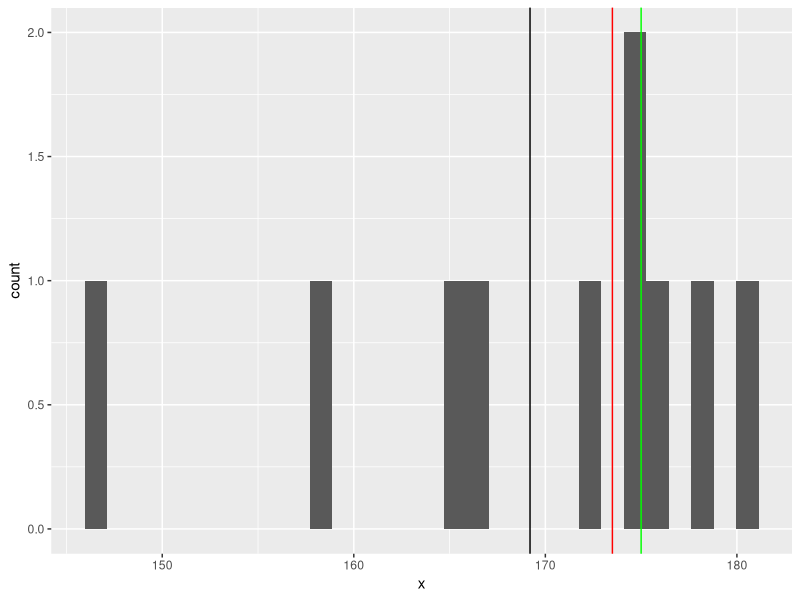
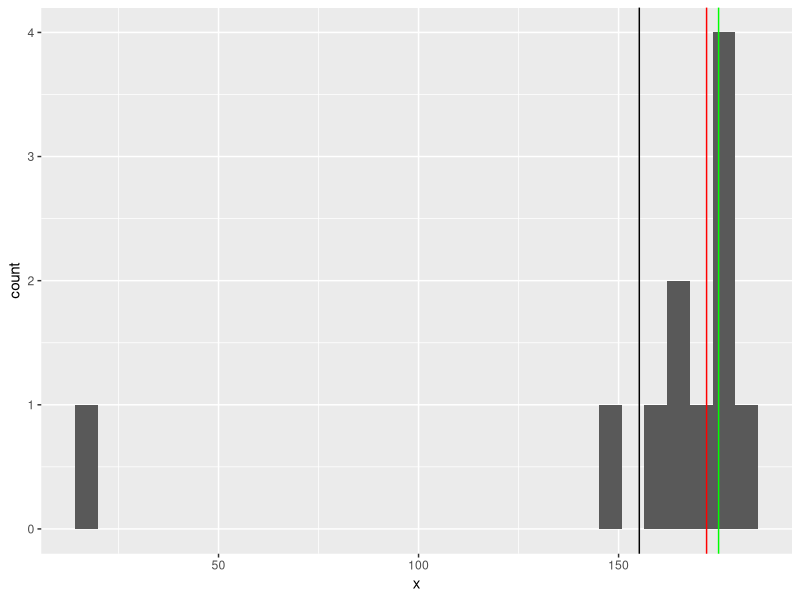
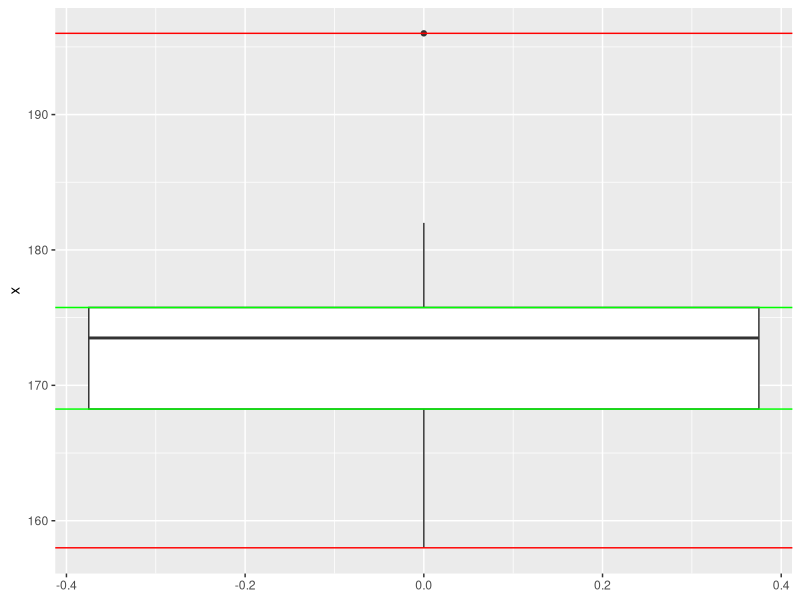
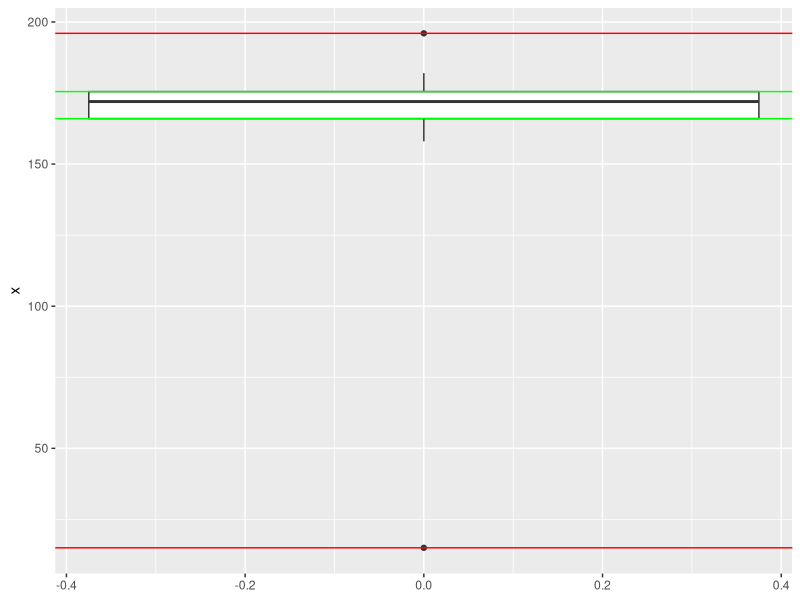
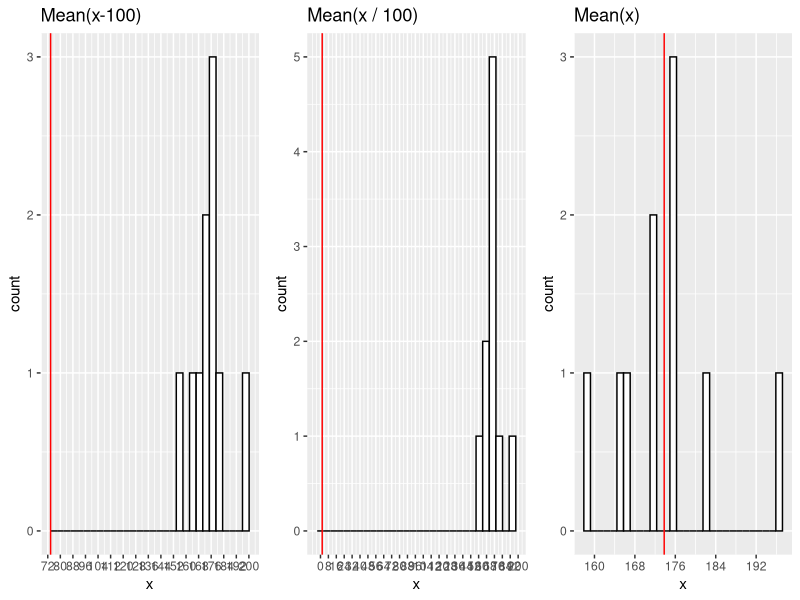
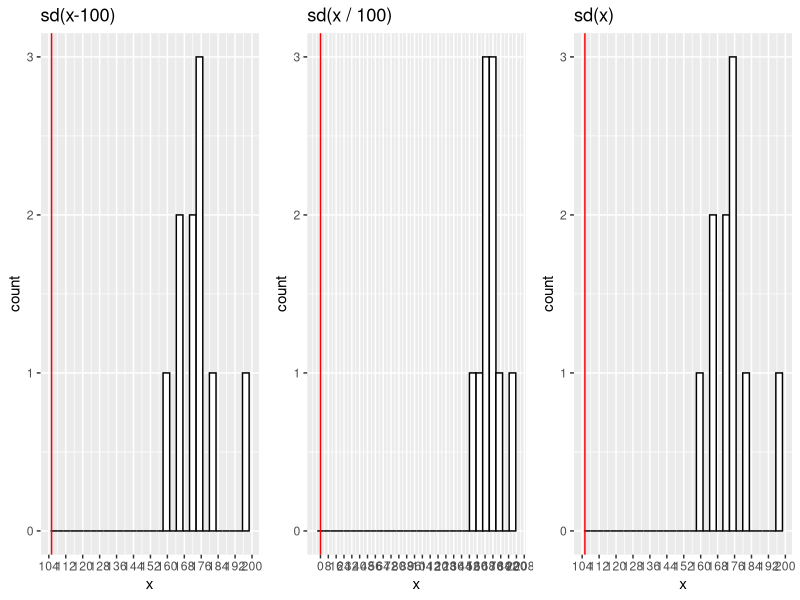
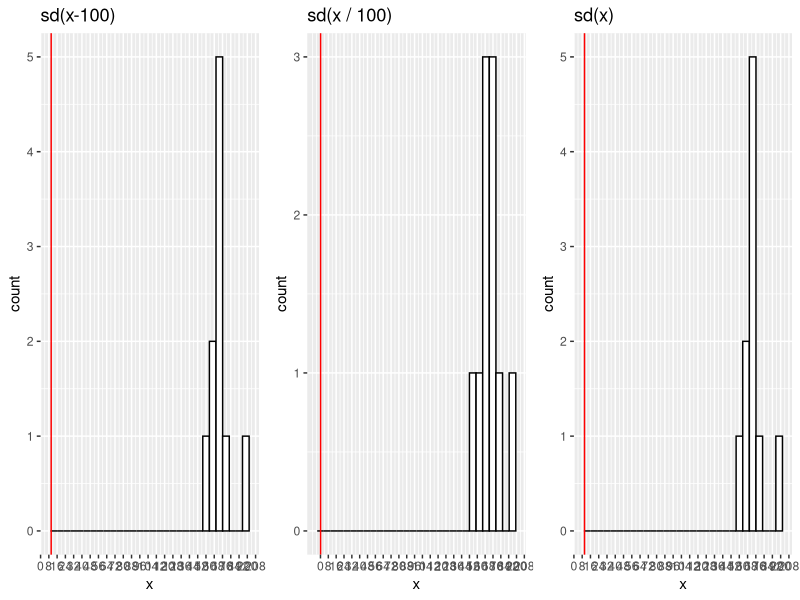

Write the R code that produced these figures, in order. (Note: this script raises an error after producing the figures.)
## ---- chunk 1
knitr::opts_chunk$set(echo = TRUE)
## ---- chunk 2
library(dplyr)
library(ggplot2)
library(ggpubr)
## ---- chunk 3
x <- c(175, 176, 180, 165, 167, 172, 175, 146, 158, 178)

#Get mode
mymode <- function(x){
  un <- unique(x)
  r <- tabulate(match(x, un))
  return(un[r == max(r)])
}

#Median
mymedian <- function(x) {
  n <- length(x)
  s <- sort(x)
  ifelse(n%%2==1,s[(n+1)/2],mean(s[n/2+0:1]))
}
#Mean
mymean <- sum(x)/length(x)
## ---- chunk 4
mymode(x)
mymedian(x)
median(x)
mymean
mean(x)
## ---- chunk 5
ggplot(as.data.frame(x), aes(x = x)) +
  geom_histogram() +
  geom_vline(xintercept = mymean, color = 'black') +
  geom_vline(xintercept = mymedian(x), color = 'red') +
  geom_vline(xintercept = mymode(x), color = 'green')
## ---- chunk 6
x[length(x) + 1] <- 15
## 1.1. repeat
mymode(x)
mymedian(x)
median(x)
mymean2 <- sum(x)/length(x)
mymean2
mean(x)
## ---- chunk 7
ggplot(as.data.frame(x), aes(x = x)) +
  geom_histogram() +
  geom_vline(xintercept = mymean2, color = 'black') +
  geom_vline(xintercept = mymedian(x), color = 'red') +
  geom_vline(xintercept = mymode(x), color = 'green')
## ---- chunk 8
x <- c(175, 176, 182, 165, 167, 172, 175, 196, 158, 172)
var_one_line <- mean((x-mean(x))^2)
sd_one_line <- sqrt(sum((x-mean(x))^2/(length(x)-1)))
var(x)
var_one_line
sd(x)
sd_one_line
## ---- chunk 9
ggplot(as.data.frame(x), aes(y = x)) +
  geom_boxplot() +
  geom_hline(yintercept = min(x), color = 'red') +
  geom_hline(yintercept = max(x), color = 'red') +
  geom_hline(yintercept = quantile(x, 3/4), color = 'green') +
  geom_hline(yintercept = quantile(x, 1/4), color = 'green')

## ---- chunk 10
x[length(x) + 1] <- 15
ggplot(as.data.frame(x), aes(y = x)) +
  geom_boxplot() +
  geom_hline(yintercept = min(x), color = 'red') +
  geom_hline(yintercept = max(x), color = 'red') +
  geom_hline(yintercept = quantile(x, 3/4), color = 'green') +
  geom_hline(yintercept = quantile(x, 1/4), color = 'green')

x <- x[1:length(x) - 1]
## ---- chunk 11
x <- c(175, 176, 182, 165, 167, 172, 175,196, 158, 172)
var(x - 100)
var(x)
var(x / 100)
var(x) / 10000
sd(x / 100)
sd(x) / 100
abs(sum(x) -mean(x) -0 ) < 0.000000001
## ---- chunk 12
#Vizualize tabulary
properties_table <- matrix(c(mean(x), mean(x - 100), mean(x/ 100), 
                      var(x), var(x - 100),var(x / 100), 
                      sd(x), sd(x - 100), sd(x / 100)), ncol = 3, byrow = TRUE)

colnames(properties_table ) <- c("x","x-100","x/100")
rownames(properties_table ) <- c("mean","var","sd")
as.table(properties_table)
#Vizualize for mean
a <- ggplot() + 
  aes(x) + 
  geom_histogram(colour="black", fill="white") +
  scale_x_continuous(breaks = seq(0, 300, by = 8)) +
  geom_vline(xintercept=mean(x-100), color="red") +
  ggtitle(label = 'Mean(x-100)')
b <- ggplot() + 
  aes(x) + 
  geom_histogram( colour="black", fill="white") +
  scale_x_continuous(breaks = seq(0, 300, by = 8)) +
  geom_vline(xintercept=(mean(x/100)), color="red") + 
  ggtitle(label = 'Mean(x / 100)')
c <- ggplot() + 
  aes(x) + 
  geom_histogram(colour="black", fill="white") +
  geom_vline(xintercept=(mean(x)), color="red") + 
  scale_x_continuous(breaks = seq(0, 300, by = 8)) +
  ggtitle(label = 'Mean(x)')
ggarrange(a, b, c,  ncol = 3, nrow = 1)

#Vizualize for var
d <- ggplot() + 
  aes(x) + 
  geom_histogram(colour="black", fill="white") +
  scale_x_continuous(breaks = seq(0, 300, by = 8)) +
  geom_vline(xintercept=var(x-100), color="red") +
  ggtitle(label = 'sd(x-100)')
e <- ggplot() + 
  aes(x) + 
  geom_histogram( colour="black", fill="white") +
  geom_vline(xintercept=(var(x/100)), color="red") +
  scale_x_continuous(breaks = seq(0, 300, by = 8)) +
  ggtitle(label = 'sd(x / 100)')
f <- ggplot() + 
  aes(x) + 
  geom_histogram( colour="black", fill="white") +
  scale_x_continuous(breaks = seq(0, 300, by = 8)) +
  geom_vline(xintercept=(var(x)), color="red") + 
  ggtitle(label = 'sd(x)')
ggarrange(d, e, f,  ncol = 3, nrow = 1)

#Vizualize for sd
g <- ggplot() + 
  aes(x) + 
  geom_histogram(colour="black", fill="white") +
  geom_vline(xintercept=sd(x-100), color="red") +
  scale_x_continuous(breaks = seq(0, 300, by = 8)) +
  ggtitle(label = 'sd(x-100)')
h <- ggplot() + 
  aes(x) + 
  geom_histogram( colour="black", fill="white") +
  geom_vline(xintercept=(sd(x/100)), color="red") + 
  scale_x_continuous(breaks = seq(0, 300, by = 8)) +
  ggtitle(label = 'sd(x / 100)')
i <- ggplot() + 
  aes(x) + 
  geom_histogram(colour="black", fill="white") +
  geom_vline(xintercept=(sd(x)), color="red") + 
  scale_x_continuous(breaks = seq(0, 300, by = 8)) +
  ggtitle(label = 'sd(x)')
ggarrange(g, h, i,  ncol = 3, nrow = 1)

## ---- chunk 13
pnorm(156,175,10, lower.tail = TRUE)
pnorm(198,175,10, lower.tail = FALSE)
pnorm(168,175,10, lower.tail = FALSE)-pnorm(172, mean = 175, sd = 10, lower.tail = TRUE)

## ---- chunk 14
pnorm(1) - pnorm(-1) # 68,2% 
pnorm(2) - pnorm(-2) # 95,4% 
pnorm(3) - pnorm(-3)# 99.7%
## ---- chunk 15
set.seed(42)
x <- rnorm(1000,175,10)
mean(x)
sd(x)
x1 <- (x-mean(x))/sd(x)
mean(x1)
sd(x1)
x <- rnorm(1000, mean = 0, sd = 1)
mean(x)
sd(x)
## ---- chunk 16
set.seed(42)
x <- rnorm(1000000, mean = 0, sd = 1)
#10,50,100,500
k_10 <- replicate(30, sample(x, 10))
k_50 <- replicate(30,sample(x,50))
k_100 <- replicate(30,sample(x,100))
k_500 <- replicate(30,sample(x,500))
#mean
means <- function(k){
  m <- c()
  for (i in 1:ncol(k)) {
    m[i] <- mean(k[,i])
  }
  return(m)
}
SE <- function(k){
  return(sd(k)/sqrt(length(k)))
}
means_of_mean_K_10 <- means(k_10)
mean(means_of_mean)
sd(means_of_mean_K_10)
sd(means_of_mean)
SE(means_of_mean_K_10)
#50
means_of_mean_K_50 <- means(k_50)
mean(means_of_mean_K_50)
sd(means_of_mean_K_50)
 SE(means_of_mean_K_50)
#100 
means_of_mean_K_100 <- means(k_100)
mean(means_of_mean_K_100)
sd(means_of_mean_K_100)
 SE(means_of_mean_K_100)
#500
means_of_mean_K_500 <- means(k_500)
mean(means_of_mean_K_500)
sd(means_of_mean_K_500)
SE(means_of_mean_K_500)

#Create table
table_samples <- matrix(c(mean(means_of_mean_K_10),sd(means_of_mean_K_10),SE(means_of_mean_K_10),
                    mean(means_of_mean_K_50), sd(means_of_mean_K_50), SE(means_of_mean_K_50),
                    mean(means_of_mean_K_100), sd(means_of_mean_K_100), SE(means_of_mean_K_100),
                    mean(means_of_mean_K_500), sd(means_of_mean_K_500), SE(means_of_mean_K_500)),ncol=3)

colnames(table_samples) <- c("mean","sd","SE")
rownames(table_samples) <- c("10","50","100", "500")
table_samples <- as.table(table_samples)
table_samples 
#Vizualizing distribution
a <- ggplot() + 
aes(x) + 
  geom_histogram(colour="black", fill="white") +
  geom_vline(xintercept=mean(means_of_mean_K_10), color="red") +
  geom_vline(xintercept=sd(means_of_mean_K_10),color="blue")+
  geom_vline(xintercept=SE(means_of_mean_K_10), color='green')+
  ggtitle(label = 'mean,sd,SE,k=10')
 
b <- ggplot() + 
aes(x) + 
  geom_histogram(colour="black", fill="white") +
  geom_vline(xintercept=mean(means_of_mean_K_50), color="red") +
  geom_vline(xintercept=sd(means_of_mean_K_50),color="blue")+
  geom_vline(xintercept=SE(means_of_mean_K_50), color='green')+
  ggtitle(label = 'mean,sd,SE,k=10')
  
c <- ggplot() + 
aes(x) + 
  geom_histogram(colour="black", fill="white") +
  geom_vline(xintercept=mean(means_of_mean_K_100), color="red") +
  geom_vline(xintercept=sd(means_of_mean_K_100),color="blue")+
  geom_vline(xintercept=SE(means_of_mean_K_100), color='green')+
  ggtitle(label = 'mean,sd,SE,k=10')

e <- ggplot() + 
aes(x) + 
  geom_histogram(colour="black", fill="white") +
  geom_vline(xintercept=mean(means_of_mean_K_500), color="red") +
  geom_vline(xintercept=sd(means_of_mean_K_500),color="blue")+
  geom_vline(xintercept=SE(means_of_mean_K_500), color='green')+
  ggtitle(label = 'mean,sd,SE,k=10')
ggarrange(a, b, c,d,e,  ncol = 2, nrow = 3)
